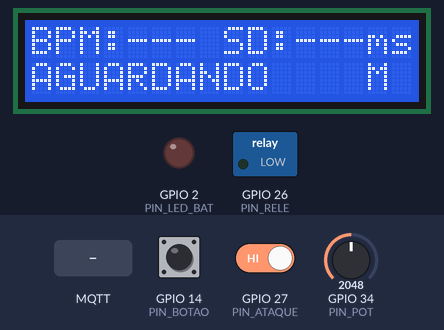
Simulated run of this sketch. Board: ESP32. On the bench: 16×2 character LCD, switched loads named in the sketch (green lamp = pin HIGH), output pins drawn as LEDs (lit = HIGH). Dashed ring = blinking. Inputs (shaded band) come from the test bench; at power-on: GPIO 34 (PIN_POT) = 2048, GPIO 27 (PIN_ATAQUE) HIGH, GPIO 14 (PIN_BOTAO) HIGH. WiFi joins after 1.5 s; servers stay silent unless stated; random numbers use the default seed unless the sketch sets one; no MQTT or app messages arrive unless stated; what the sketch prints to the serial monitor is not drawn.

Above: at 2.8 s.
2.9 s: GPIO 34 (PIN_POT) set to 2773
5.9 s: GPIO 34 (PIN_POT) set to 2836
At 7.36 s:
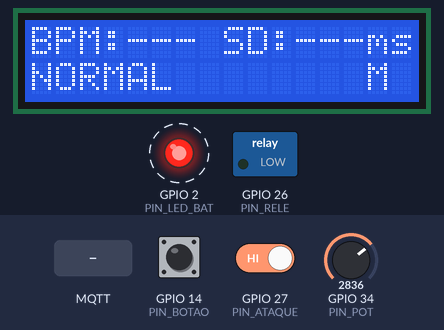
7.9 s: GPIO 27 (PIN_ATAQUE) driven LOW
At 9.0 s:
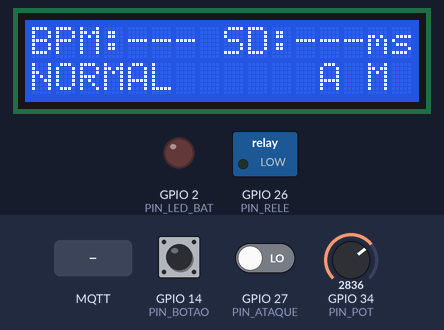
10.7 s: GPIO 14 (PIN_BOTAO) pulled LOW for 0.15 s
At 10.87 s:
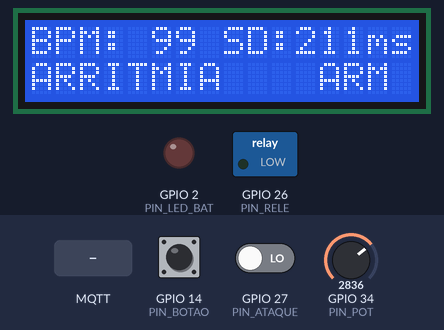
11.4 s: GPIO 27 (PIN_ATAQUE) driven HIGH
At 13.37 s:
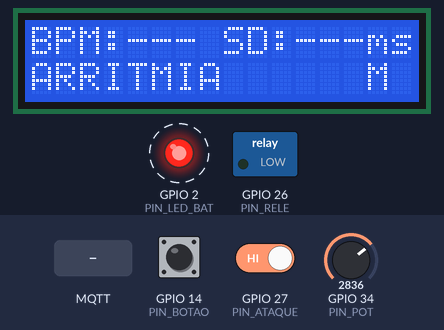
13.8 s: MQTT message "ataque_on" arrives on the first subscribed topic
At 23.8 s:
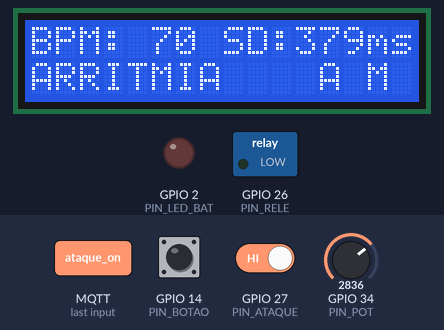
Timing chart, 0 to 28.6 s (numbered marks = the images above; inputs shaded):
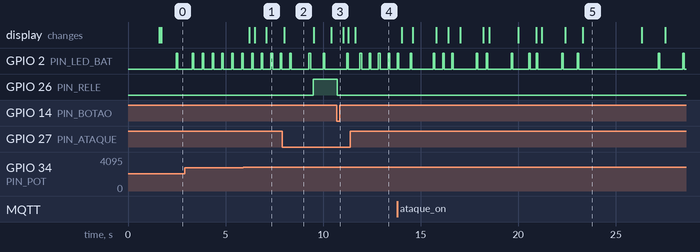

The sketch:

wifi-scan.ino
```cpp
// =====================================================================
//  Simulador de Monitor Cardíaco - ESP32 + MQTT (Wokwi)
// ---------------------------------------------------------------------
//  - Potenciômetro (GPIO34): ajusta a frequência cardíaca (30 a 200 BPM)
//  - Chave deslizante (GPIO27): ativa o modo "ataque cardíaco"
//    (ritmo caótico/fibrilação com pausas = assistolia)
//  - LED vermelho (GPIO2): pisca a cada batimento
//  - Relé (GPIO26): é ACIONADO pelo ESP32 quando há alarme
//    (simula ligar uma sirene / chamar a equipe médica) -> LED de alarme
//  - Botão verde (GPIO14): reconhece/silencia o alarme (desliga o relé)
//  - LCD 16x2 I2C (SDA 21 / SCL 22): mostra BPM, desvio padrão e status
//
//  Análise: guarda os últimos 10 intervalos entre batimentos (intervalos RR)
//  e calcula média, desvio padrão (SD) e coeficiente de variação (CV = SD/média).
//    ASSISTOLIA  -> nenhum batimento há mais de 3 s
//    ARRITMIA    -> CV > 0,15 (desvio padrão incomum = ritmo irregular)
//    TAQUICARDIA -> BPM médio > 120
//    BRADICARDIA -> BPM médio < 50
//
//  Tópicos MQTT (troque TOPICO_BASE por algo único seu!):
//    <base>/dados  -> publica a cada 2 s os dados do batimento (JSON)
//    <base>/alerta -> publica os alertas (JSON)
//    <base>/cmd    -> recebe comandos: "ataque_on", "ataque_off", "reconhecer"
// =====================================================================

#include <WiFi.h>              // Comunicação Wi-Fi
#include <PubSubClient.h>      // Comunicação MQTT
#include <Wire.h>              // Barramento I2C
#include <LiquidCrystal_I2C.h> // Display LCD I2C

// ----------------------------- Rede / MQTT ---------------------------
#define SSID        "Wokwi-GUEST"
#define PASS        ""
#define MQTTSERVER  "broker.hivemq.com"  // Mesmo broker usado pelo painel Python
#define PORT        1883

#define TOPICO_BASE   "monitorcardiaco/paciente01"   // <-- personalize para não colidir com outros usuários
#define TOPICO_DADOS  TOPICO_BASE "/dados"
#define TOPICO_ALERTA TOPICO_BASE "/alerta"
#define TOPICO_CMD    TOPICO_BASE "/cmd"

// ------------------------------- Pinos -------------------------------
#define PIN_POT       34   // Potenciômetro (velocidade do batimento)
#define PIN_ATAQUE    27   // Chave deslizante (LOW = ataque cardíaco)
#define PIN_BOTAO     14   // Botão de reconhecer alarme
#define PIN_LED_BAT    2   // LED que pisca a cada batimento
#define PIN_RELE      26   // Relé de alarme

#define RELE_LIGADO   HIGH
#define RELE_DESLIGADO LOW

// --------------------------- Parâmetros clínicos ---------------------
#define BPM_MIN               30
#define BPM_MAX               200
#define BPM_CENTRO            75      // BPM com o potenciômetro no meio
#define JANELA                10      // Quantos intervalos RR entram no cálculo
#define MIN_AMOSTRAS          5       // Mínimo de intervalos para classificar
#define LIMITE_TAQUI          120     // BPM
#define LIMITE_BRADI          50      // BPM
#define LIMITE_CV             0.15    // Desvio padrão / média dos intervalos RR
#define LIMITE_ASSISTOLIA_MS  3000    // Sem batimento por mais que isso = assistolia

// ------------------------------ Tempos -------------------------------
#define INTERVALO_ENVIO_MS    1000    // Envio de dados ao servidor
#define REPETIR_ALERTA_MS     10000   // Repete o alerta enquanto não for reconhecido
#define INTERVALO_ANALISE_MS  250
#define INTERVALO_LCD_MS      300
#define PULSO_LED_MS          80

// ---------------------------------------------------------------------
enum Estado { AGUARDANDO, NORMAL, BRADICARDIA, TAQUICARDIA, ARRITMIA, ASSISTOLIA };
const char* NOMES_ESTADO[] = { "AGUARDANDO", "NORMAL", "BRADICARDIA", "TAQUICARDIA", "ARRITMIA", "ASSISTOLIA" };

WiFiClient espClient;
PubSubClient client(espClient);
LiquidCrystal_I2C lcd(0x27, 16, 2);
char clientId[50];

// Janela circular com os intervalos RR (ms)
unsigned long rr[JANELA];
int rrQtd = 0;
int rrPos = 0;

unsigned long ultimoBatimento  = 0;
unsigned long proximoBatimento = 0;
unsigned long fimPulsoLed      = 0;

int  bpmAlvo      = 75;   // Valor lido do potenciômetro
int  bpmAgendado  = 75;   // BPM usado para agendar o batimento atual (-1 = gerado no modo ataque)
int  bpmDaJanela  = 75;   // BPM ao qual os intervalos da janela pertencem
bool modoAtaque   = false;
bool ataqueRemoto = false; // Ataque ativado via MQTT

float bpmMedio = 0;
float sdRR     = 0;
float cvRR     = 0;

Estado estado         = AGUARDANDO;
Estado estadoAnterior = AGUARDANDO;
bool   alarmeReconhecido = false;

unsigned long ultimoAlerta  = 0;
unsigned long ultimoEnvio   = 0;
unsigned long ultimaAnalise = 0;
unsigned long ultimoLcd     = 0;

// =====================================================================
//                      Janela de intervalos RR
// =====================================================================
void limparJanela()
{
  rrQtd = 0;
  rrPos = 0;
}

void adicionarRR(unsigned long intervalo)
{
  rr[rrPos] = intervalo;
  rrPos = (rrPos + 1) % JANELA;
  if (rrQtd < JANELA) rrQtd++;
}

void calcularEstatisticas()
{
  if (rrQtd < 2) return;

  float soma = 0;
  for (int i = 0; i < rrQtd; i++) soma += rr[i];
  float media = soma / rrQtd;

  float somaQuad = 0;
  for (int i = 0; i < rrQtd; i++)
  {
    float d = rr[i] - media;
    somaQuad += d * d;
  }

  sdRR     = sqrt(somaQuad / (rrQtd - 1)); // Desvio padrão amostral
  cvRR     = sdRR / media;
  bpmMedio = 60000.0 / media;
}

int lerBpmAlvo()
{
  static float filtro = -1;
  int bruto = analogRead(PIN_POT);
  if (filtro < 0) filtro = bruto;
  filtro = filtro * 0.9 + bruto * 0.1;           // Suaviza o ruído do ADC

  // Mapeamento em duas faixas: o MEIO do potenciômetro = 75 BPM (ritmo normal)
  //   esquerda (0%)  -> 30 BPM  | meio (50%) -> 75 BPM | direita (100%) -> 200 BPM
  //   faixa normal (50 a 120 BPM) fica entre ~22% e ~68% do curso
  int f = (int)filtro;
  if (f <= 2048) return map(f, 0, 2048, BPM_MIN, BPM_CENTRO);
  return map(f, 2048, 4095, BPM_CENTRO, BPM_MAX);
}

void agendarProximoBatimento(unsigned long agora)
{
  unsigned long intervalo;

  if (modoAtaque)
  {
    // Ataque cardíaco: ritmo caótico (fibrilação) com pausas ocasionais (assistolia)
    if (random(100) < 8) intervalo = random(3200, 4500);
    else                 intervalo = random(220, 1300);
    bpmAgendado = -1;
  }
  else
  {
    // Ritmo normal: intervalo = 60000 / BPM com variação natural de ±3%
    float base = 60000.0 / bpmAlvo;
    float variacao = random(-30, 31) / 1000.0;
    intervalo = (unsigned long)(base * (1.0 + variacao));
    bpmAgendado = bpmAlvo;
  }

  proximoBatimento = agora + intervalo;
}

void batimento(unsigned long agora)
{
  digitalWrite(PIN_LED_BAT, HIGH);
  fimPulsoLed = agora + PULSO_LED_MS;

  if (ultimoBatimento > 0)
  {
    unsigned long intervalo = agora - ultimoBatimento;

    if (bpmAgendado < 0)
    {
      // Intervalo gerado no modo ataque: só entra se ainda estivermos nele
      if (modoAtaque) adicionarRR(intervalo);
    }
    else
    {
      // Se o potenciômetro mudou bastante, recomeça a janela
      // (evita falso alarme de "desvio padrão alto" ao girar o botão)
      if (abs(bpmAgendado - bpmDaJanela) > 3)
      {
        limparJanela();
        bpmDaJanela = bpmAgendado;
      }
      adicionarRR(intervalo);
    }
  }

  ultimoBatimento = agora;
  agendarProximoBatimento(agora);
}

void atualizarModo(unsigned long agora)
{
  bool chaveAtaque = (digitalRead(PIN_ATAQUE) == LOW);
  bool novoModo = chaveAtaque || ataqueRemoto;

  if (novoModo == modoAtaque) return;
  modoAtaque = novoModo;

  Serial.print("Modo alterado para: ");
  Serial.println(modoAtaque ? "ATAQUE CARDIACO" : "NORMAL");

  if (!modoAtaque)
  {
    // Saiu do ataque: limpa a janela e volta logo ao ritmo normal
    limparJanela();
    bpmDaJanela = bpmAlvo;
    unsigned long proximoNormal = agora + 60000UL / bpmAlvo;
    if (proximoBatimento > proximoNormal) proximoBatimento = proximoNormal;
  }
}


bool ehAlarme(Estado e)
{
  return e == BRADICARDIA || e == TAQUICARDIA || e == ARRITMIA || e == ASSISTOLIA;
}

void classificar(unsigned long agora)
{
  if (ultimoBatimento > 0 && agora - ultimoBatimento > LIMITE_ASSISTOLIA_MS)
  {
    estado = ASSISTOLIA;
    return;
  }

  // Poucas amostras (ex.: logo após girar o potenciômetro): mantém o estado atual
  if (rrQtd < MIN_AMOSTRAS) return;

  calcularEstatisticas();

  if      (cvRR > LIMITE_CV)          estado = ARRITMIA;
  else if (bpmMedio > LIMITE_TAQUI)   estado = TAQUICARDIA;
  else if (bpmMedio < LIMITE_BRADI)   estado = BRADICARDIA;
  else                                estado = NORMAL;
}

const char* severidade(Estado e)
{
  return (e == ARRITMIA || e == ASSISTOLIA) ? "critico" : "atencao";
}

const char* mensagemAlerta(Estado e)
{
  switch (e)
  {
    case TAQUICARDIA: return "Frequencia cardiaca acima de 120 BPM";
    case BRADICARDIA: return "Frequencia cardiaca abaixo de 50 BPM";
    case ARRITMIA:    return "Desvio padrao dos intervalos RR muito alto (ritmo irregular / possivel ataque cardiaco)";
    case ASSISTOLIA:  return "Nenhum batimento detectado ha mais de 3 segundos";
    default:          return "";
  }
}

void publicar(const char* topico, const char* payload)
{
  Serial.print("[");
  Serial.print(topico);
  Serial.print("] ");
  Serial.println(payload);

  if (client.connected()) client.publish(topico, payload);
  else Serial.println("  (MQTT desconectado - mensagem nao enviada)");
}

float bpmReportado()
{
  return (estado == ASSISTOLIA) ? 0 : bpmMedio;
}

void publicarAlerta()
{
  char json[300];
  snprintf(json, sizeof(json),
           "{\"alerta\":\"%s\",\"severidade\":\"%s\",\"bpm\":%.0f,\"sd_rr_ms\":%.1f,\"cv\":%.3f,\"mensagem\":\"%s\"}",
           NOMES_ESTADO[estado], severidade(estado), bpmReportado(), sdRR, cvRR, mensagemAlerta(estado));
  publicar(TOPICO_ALERTA, json);
}

void publicarNormalizado()
{
  char json[150];
  snprintf(json, sizeof(json),
           "{\"alerta\":\"NORMALIZADO\",\"severidade\":\"info\",\"bpm\":%.0f,\"sd_rr_ms\":%.1f}",
           bpmMedio, sdRR);
  publicar(TOPICO_ALERTA, json);
}

void tratarAlertas(unsigned long agora)
{
  bool emAlarme = ehAlarme(estado);

  if (emAlarme)
  {
    bool novoAlarme = !ehAlarme(estadoAnterior);
    bool mudouTipo  = (estado != estadoAnterior);

    if (novoAlarme) alarmeReconhecido = false; // Alarme novo: rearma o relé

    if (mudouTipo || (!alarmeReconhecido && agora - ultimoAlerta >= REPETIR_ALERTA_MS))
    {
      publicarAlerta();
      ultimoAlerta = agora;
    }
  }
  else if (ehAlarme(estadoAnterior) && estado == NORMAL)
  {
    publicarNormalizado();
    alarmeReconhecido = false;
  }

  digitalWrite(PIN_RELE, (emAlarme && !alarmeReconhecido) ? RELE_LIGADO : RELE_DESLIGADO);
  estadoAnterior = estado;
}

void reconhecerAlarme(const char* origem)
{
  if (!ehAlarme(estado) || alarmeReconhecido) return;

  alarmeReconhecido = true;
  digitalWrite(PIN_RELE, RELE_DESLIGADO);

  char json[120];
  snprintf(json, sizeof(json),
           "{\"evento\":\"alarme_reconhecido\",\"origem\":\"%s\",\"alerta\":\"%s\"}",
           origem, NOMES_ESTADO[estado]);
  publicar(TOPICO_ALERTA, json);
}

void publicarDados()
{
  char json[300];
  snprintf(json, sizeof(json),
           "{\"bpm\":%.0f,\"bpm_ajustado\":%d,\"sd_rr_ms\":%.1f,\"cv\":%.3f,\"amostras\":%d,"
           "\"status\":\"%s\",\"modo\":\"%s\",\"rele\":%d,\"uptime_s\":%lu}",
           bpmReportado(), bpmAlvo, sdRR, cvRR, rrQtd,
           NOMES_ESTADO[estado], modoAtaque ? "ataque" : "normal",
           digitalRead(PIN_RELE) == RELE_LIGADO ? 1 : 0, millis() / 1000);
  publicar(TOPICO_DADOS, json);
}

// =====================================================================
//                         Botão e display
// =====================================================================
void lerBotao(unsigned long agora)
{
  static bool ultimoNivel = HIGH;
  static unsigned long ultimaMudanca = 0;

  bool nivel = digitalRead(PIN_BOTAO);
  if (nivel != ultimoNivel && agora - ultimaMudanca > 50) // Debounce
  {
    ultimaMudanca = agora;
    ultimoNivel = nivel;
    if (nivel == LOW) reconhecerAlarme("botao");
  }
}

void atualizarLcd()
{
  char l1[17];
  char l2[17];

  if (estado == ASSISTOLIA)
    snprintf(l1, sizeof(l1), "BPM:  0 SD:---ms");
  else if (estado == AGUARDANDO || rrQtd < MIN_AMOSTRAS)
    snprintf(l1, sizeof(l1), "BPM:--- SD:---ms");
  else
    snprintf(l1, sizeof(l1), "BPM:%3d SD:%3dms",
             constrain((int)(bpmMedio + 0.5), 0, 999),
             constrain((int)(sdRR + 0.5), 0, 999));

  // Indicadores: A = modo ataque, R = relé ligado, M = MQTT conectado
  snprintf(l2, sizeof(l2), "%-11s %c%c%c ",
           NOMES_ESTADO[estado],
           modoAtaque ? 'A' : ' ',
           digitalRead(PIN_RELE) == RELE_LIGADO ? 'R' : ' ',
           client.connected() ? 'M' : ' ');

  lcd.setCursor(0, 0);
  lcd.print(l1);
  lcd.setCursor(0, 1);
  lcd.print(l2);
}

// =====================================================================
//                                MQTT
// =====================================================================
void callback(char* topic, byte* message, unsigned int length)
{
  String stMessage;
  for (unsigned int i = 0; i < length; i++) stMessage += (char)message[i];
  stMessage.trim();

  Serial.print("Mensagem recebida no topico: ");
  Serial.print(topic);
  Serial.print(". Mensagem: ");
  Serial.println(stMessage);

  if (String(topic) == TOPICO_CMD)
  {
    if      (stMessage == "ataque_on")  ataqueRemoto = true;
    else if (stMessage == "ataque_off") ataqueRemoto = false;
    else if (stMessage == "reconhecer") reconhecerAlarme("mqtt");
  }
}

bool conectarMQTT()
{
  Serial.print("Tentando conexao MQTT... ");
  sprintf(clientId, "monitor-%lu", (unsigned long)random(1000000));

  if (client.connect(clientId))
  {
    Serial.print(clientId);
    Serial.println(" conectado");
    client.subscribe(TOPICO_CMD);
    return true;
  }

  Serial.print("falhou, rc=");
  Serial.println(client.state());
  return false;
}

// Não bloqueante: tenta reconectar a cada 5 s sem travar a simulação
void mqttReconnect()
{
  static unsigned long ultimaTentativa = 0;
  if (millis() - ultimaTentativa < 5000) return;
  ultimaTentativa = millis();
  conectarMQTT();
}

// =====================================================================
//                            Setup / Loop
// =====================================================================
void setup()
{
  Serial.begin(115200);

  pinMode(PIN_LED_BAT, OUTPUT);
  pinMode(PIN_RELE, OUTPUT);
  pinMode(PIN_ATAQUE, INPUT);         // A chave liga o pino em 3V3 ou GND
  pinMode(PIN_BOTAO, INPUT_PULLUP);
  digitalWrite(PIN_RELE, RELE_DESLIGADO);

  lcd.init();
  lcd.backlight();
  lcd.setCursor(0, 0);
  lcd.print("Monitor Cardiaco");
  lcd.setCursor(0, 1);
  lcd.print("Conectando WiFi");

  Serial.print("Se conectando a: ");
  Serial.println(SSID);

  WiFi.mode(WIFI_STA);
  WiFi.begin(SSID, PASS);
  while (WiFi.status() != WL_CONNECTED)
  {
    delay(500);
    Serial.print(".");
  }

  Serial.println("");
  Serial.println("Conexao Wi-Fi realizada");
  Serial.print("Endereco IP: ");
  Serial.println(WiFi.localIP());

  randomSeed(micros());

  client.setServer(MQTTSERVER, PORT);
  client.setCallback(callback);
  client.setBufferSize(512);

  lcd.setCursor(0, 1);
  lcd.print("Conectando MQTT ");
  for (int i = 0; i < 3 && !conectarMQTT(); i++) delay(2000);

  Serial.println("Topicos:");
  Serial.println("  dados : " TOPICO_DADOS);
  Serial.println("  alerta: " TOPICO_ALERTA);
  Serial.println("  cmd   : " TOPICO_CMD);

  lcd.clear();
  bpmAlvo = lerBpmAlvo();
  bpmDaJanela = bpmAlvo;
  agendarProximoBatimento(millis());
}

void loop()
{
  unsigned long agora = millis();

  if (!client.connected()) mqttReconnect();
  else client.loop();

  bpmAlvo = lerBpmAlvo();
  atualizarModo(agora);
  lerBotao(agora);

  // Gera o batimento simulado
  if ((long)(agora - proximoBatimento) >= 0) batimento(agora);

  // Apaga o LED após o pulso
  if (fimPulsoLed != 0 && (long)(agora - fimPulsoLed) >= 0)
  {
    digitalWrite(PIN_LED_BAT, LOW);
    fimPulsoLed = 0;
  }

  if (agora - ultimaAnalise >= INTERVALO_ANALISE_MS)
  {
    ultimaAnalise = agora;
    classificar(agora);
    tratarAlertas(agora);
  }

  if (agora - ultimoEnvio >= INTERVALO_ENVIO_MS)
  {
    ultimoEnvio = agora;
    publicarDados();
  }

  if (agora - ultimoLcd >= INTERVALO_LCD_MS)
  {
    ultimoLcd = agora;
    atualizarLcd();
  }
}
```

Measured:
- the behaviour switches between 2835 and 2836 on GPIO 34 (PIN_POT) (found by bisection; images 0 and 1)
- after the input at 10.7 s, GPIO 26 (PIN_RELE): HIGH → LOW at once
- what the display in image 2 shows lasts 1.5 s, from 8.0 s to 9.5 s
